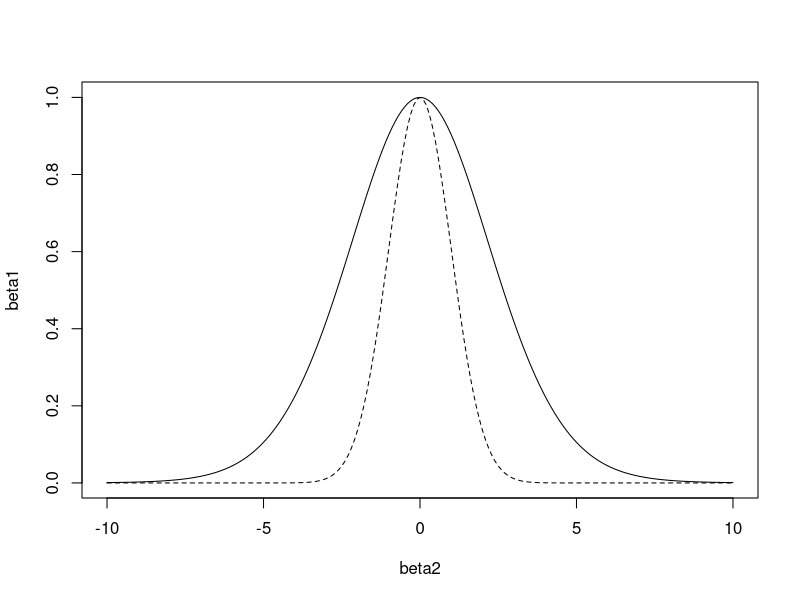

Write R code to recreate this figure.
rm(list=ls())
x <- seq(.01, .99, by = .01)

beta2 <- seq(-10, 10, by=.1)
dd <- matrix(nrow = length(beta2), ncol = 2)
colnames(dd) <- c("beta2", "beta1")
for (i in seq_along(beta2)) {
  y <- arm::invlogit(car::logit(x) + beta2[i])
  dd[i, ] <- c(beta2[i], coef(lm(y~x))[2])
}

plot(dd, type = 'l')
d <- dnorm(beta2, )
lines(1/max(d)*d ~ beta2, lty=2)
